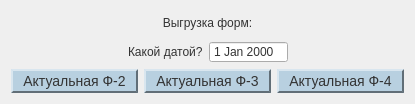
<?xml version="1.0" encoding="UTF-8"?>
<ui version="4.0">
 <class>forms</class>
 <widget class="QDialog" name="forms">
  <property name="geometry">
   <rect>
    <x>0</x>
    <y>0</y>
    <width>404</width>
    <height>104</height>
   </rect>
  </property>
  <property name="windowTitle">
   <string>Dialog</string>
  </property>
  <property name="styleSheet">
   <string notr="true">QWidget {
 color: #333333;
}

QLabel {
 color: #333333;
 background-color: rgba(0, 0, 0, 0);
}

QTableView {
 color: #333333;
 border: 2px solid rgba(0, 0, 0, 70);
 background-color: #f0e6d2;
 gridline-color: rgba(180, 180, 180, 128);
}

QTableView::item:selected {
 color: #333333;
 background-color: rgba(180, 200, 220, 128);
}

QRadioButton {
 font-size: 14px;
}

QRadioButton:checked {
 font-size: 14px;
 background-color: #e1e9f0;
}

QRadioButton::indicator {
    width: 15px;
    height: 15px;
}
QRadioButton::indicator:checked {
 background-color: #a0c0d0;
    border: 2px solid rgba(255, 255, 255, 0);
 border-top-color: rgba(0, 0, 0, 120);
 border-left-color: rgba(0, 0, 0, 120);
 border-bottom-color: rgba(255, 255, 255, 120);
 border-right-color: rgba(255, 255, 255, 120);
}
QRadioButton::indicator:unchecked {
 background-color: #e1e9f0;
    border: 2px solid rgba(255, 255, 255, 0);
 border-top-color: rgba(255, 255, 255, 120);
 border-left-color: rgba(255, 255, 255, 120);
 border-bottom-color: rgba(0, 0, 0, 120);
 border-right-color: rgba(0, 0, 0, 120);
}

QLineEdit {
 border: 1px solid rgba(0, 0, 0, 80);
 background-color: rgba(255, 255, 255, 40);
}

QTextEdit {
 border: 1px solid rgba(0, 0, 0, 80);
 background-color: rgba(255, 255, 255, 40);
}

QPushButton {
 background-color: #b8d0e0;
    border: 2px solid rgba(255, 255, 255, 0);
 border-top-color: rgba(255, 255, 255, 120);
 border-left-color: rgba(255, 255, 255, 120);
 border-bottom-color: rgba(0, 0, 0, 120);
 border-right-color: rgba(0, 0, 0, 120);
    padding: 2px 10px;
    font-size: 14px;
}

QPushButton:hover {
 background-color: #c8dfe8;
}

QPushButton:pressed {
 background-color: #a0b8c8;
    border-top-color: rgba(0, 0, 0, 120);
 border-left-color: rgba(0, 0, 0, 120);
 border-bottom-color: rgba(255, 255, 255, 120);
 border-right-color: rgba(255, 255, 255, 120);
}
</string>
  </property>
  <layout class="QVBoxLayout" name="verticalLayout">
   <item>
    <widget class="QLabel" name="label">
     <property name="text">
      <string>Выгрузка форм:</string>
     </property>
     <property name="alignment">
      <set>Qt::AlignmentFlag::AlignCenter</set>
     </property>
    </widget>
   </item>
   <item>
    <layout class="QHBoxLayout" name="horizontalLayout_2">
     <item>
      <spacer name="horizontalSpacer">
       <property name="orientation">
        <enum>Qt::Orientation::Horizontal</enum>
       </property>
       <property name="sizeHint" stdset="0">
        <size>
         <width>40</width>
         <height>20</height>
        </size>
       </property>
      </spacer>
     </item>
     <item>
      <widget class="QLabel" name="label_3">
       <property name="text">
        <string>Какой датой?</string>
       </property>
      </widget>
     </item>
     <item>
      <widget class="QDateEdit" name="dateEdit">
       <property name="focusPolicy">
        <enum>Qt::FocusPolicy::ClickFocus</enum>
       </property>
       <property name="buttonSymbols">
        <enum>QAbstractSpinBox::ButtonSymbols::NoButtons</enum>
       </property>
      </widget>
     </item>
     <item>
      <spacer name="horizontalSpacer_2">
       <property name="orientation">
        <enum>Qt::Orientation::Horizontal</enum>
       </property>
       <property name="sizeHint" stdset="0">
        <size>
         <width>40</width>
         <height>20</height>
        </size>
       </property>
      </spacer>
     </item>
    </layout>
   </item>
   <item>
    <layout class="QHBoxLayout" name="horizontalLayout_3">
     <item>
      <widget class="QPushButton" name="pushButton_arh_form_2">
       <property name="text">
        <string>Актуальная Ф-2</string>
       </property>
      </widget>
     </item>
     <item>
      <widget class="QPushButton" name="pushButton_arh_form_3">
       <property name="text">
        <string>Актуальная Ф-3</string>
       </property>
      </widget>
     </item>
     <item>
      <widget class="QPushButton" name="pushButton_arh_form_4">
       <property name="text">
        <string>Актуальная Ф-4</string>
       </property>
      </widget>
     </item>
    </layout>
   </item>
  </layout>
 </widget>
 <resources/>
 <connections/>
</ui>
